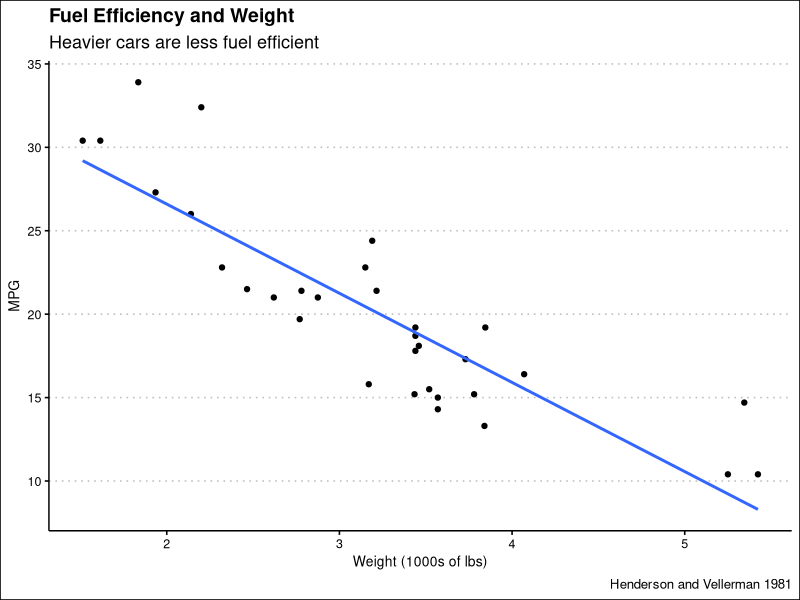

Write the R code that produced this figure.
## ---- chunk 1
knitr::opts_chunk$set(echo = FALSE)
library(tidyverse)
library(ggthemes)
# Learn more about creating websites with Distill at:
# https://rstudio.github.io/distill/website.html
## ---- chunk 2
mtcars |> 
  select(mpg, wt) |> 
  ggplot(aes(wt, mpg)) +
  geom_point() +
  geom_smooth(method = "lm", formula = y ~ x, se = FALSE) +
  theme_clean() +
  labs(title = "Fuel Efficiency and Weight",
       subtitle = "Heavier cars are less fuel efficient", 
       x = "Weight (1000s of lbs)", 
       y = "MPG", 
       caption = "Henderson and Vellerman 1981")

